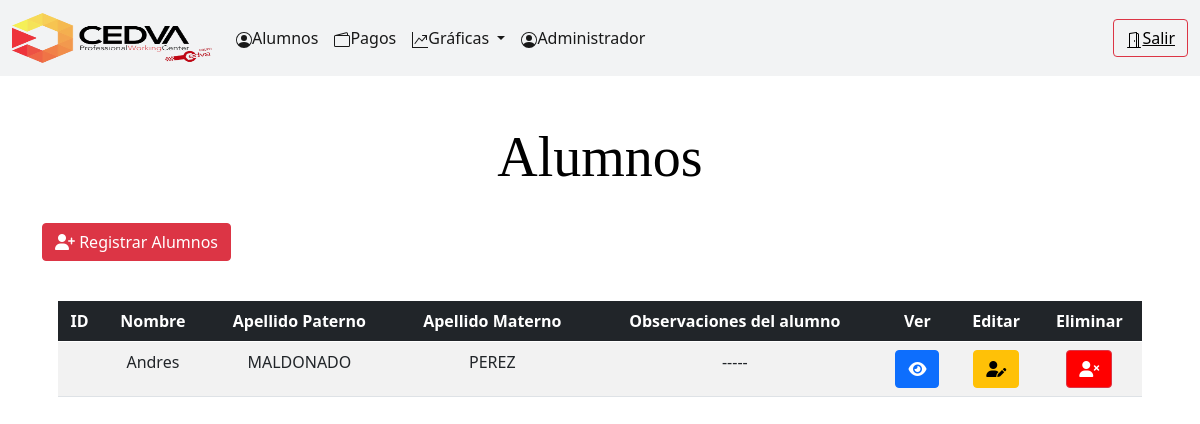
The app's page /alumnos, older data.
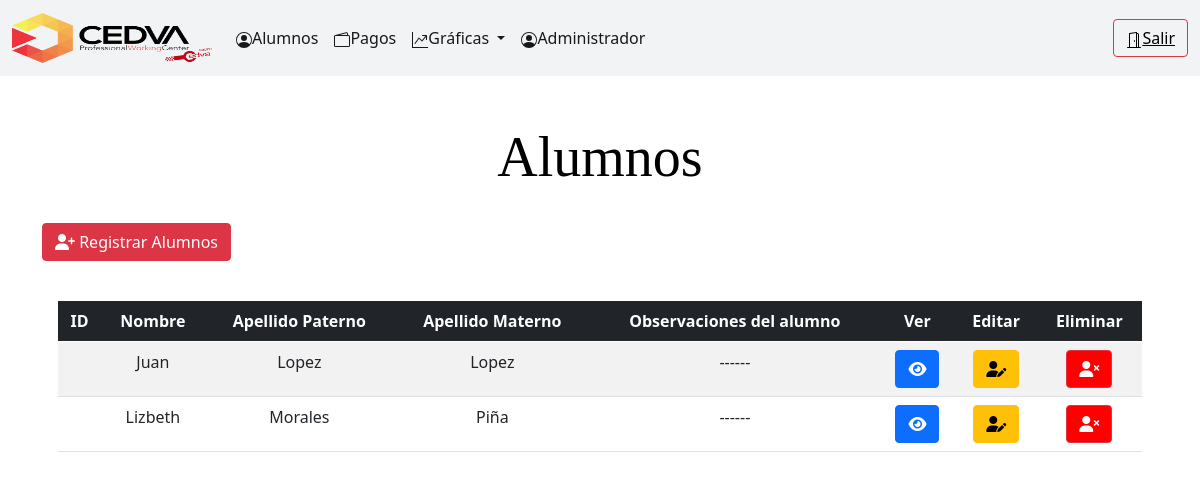
The same page, newer data.
### Cedva1/models.py (models this page shows, shortened)
class Alumno(models.Model):
	especialidad = models.ForeignKey(Especialidad, related_name="subcategories1",blank=True , null= True, on_delete=models.CASCADE )
	direccion= models.ForeignKey(Direccion, related_name="subcategories2",blank=True , null= True, on_delete=models.CASCADE )
	tutor = models.ForeignKey(Tutor, related_name="subcategories3",blank=True , null= True, on_delete=models.CASCADE )
	user = models.ForeignKey(User, blank=True , null= True, on_delete=models.CASCADE )
	matricula = models.CharField(max_length=100,blank=True)
	nombreA = models.CharField(max_length=100)
	snombreA = models.CharField(max_length=100)
	apellidoPA = models.CharField(max_length=100)
	apellidoMA = models.CharField(max_length=100)
	edad = models.IntegerField()
	convenio = models.CharField(max_length=800)
	inicioCurso = models.DateField()
	finalCurso = models.DateField()
	observaciones = models.CharField(max_length=1000)
	created=models.DateTimeField(auto_now_add=True)
	update=models.DateTimeField(auto_now_add=True)
	class Meta:
		verbose_name = "alumno"
		verbose_name_plural = "alumnos"

### AlumnosAdmin/views.py (the view)
# urls.py: path('alumnos', views.AlumnoListView.as_view(), name="alumnos"),
class AlumnoListView(ListView):
    model = Alumno
    template_name='alumnos.html'
    context_object_name='listas'

### AlumnosAdmin/templates/alumnos.html
{%extends 'director/base.html'%}
{% load static %}
{%block content%}
<div class="container">
	<br>
	<br>
	<div class="row">
		<div>
			<h1 class="display-4" align="center" style="font-family: Calisto MT; color: black;"><b>Alumnos</b></h1>
			<br>
			<div align="left">
				<a href="/registroAlumno" class="btn btn-danger" style="color: white;"><i class="fa-solid fa-user-plus"></i> Registrar Alumnos</a>
			</div>
			<br>
			<div class="card-body">
				<table class="table table-striped table-hover" id="table" align="center">
					<thead class="table-dark">
						<tr>
							<th scope="col" style="text-align: center;">ID</th>
							<th scope="col" style="text-align: center;">Nombre</th>
							<th scope="col" style="text-align: center;">Apellido Paterno</th>
							<th scope="col" style="text-align: center;">Apellido Materno</th>
							<th scope="col" style="text-align: center;">Observaciones del alumno</th>
							<th scope="col" style="text-align: center;">Ver</th>
							<th scope="col" style="text-align: center;">Editar</th>
							<th scope="col" style="text-align: center;">Eliminar</th>
						</tr>
					</thead>
					<tbody align="center">
						{% for i in listas %}
						<tr>
							<td>{{i.idalumno}}</td>
							<td>{{i.nombreA}}</td>
							<td>{{i.apellidoPA}}</td>
							<td>{{i.apellidoMA}}</td>
							<td>{{i.observaciones}}</td>
							<td><button type="button" class="btn btn-primary" ><a href="{{i.pk}}/ver"><i class="fa-solid fa-eye" style="color: white;"></i></a></button></td>
							<td><button type="button" class="btn btn-warning"><a href="{{i.pk}}/update" style="color: black;"><i class="fa-solid fa-user-pen"></i></a></button></td>
							<td><button type="button" class="btn btn-danger" style="background-color: red;" ><a href="{{i.pk}}/delete" style="color: white;"><i class="fa-solid fa-user-xmark"></i></a></button></td>
						</tr>
					{%endfor%}
					</tbody>
				</table>
			</div>
		</div>
	</div>
</div>
{%endblock%}

Row changes from the older to the newer data that the page shows:
removed Alumno: nombreA "Andres", apellidoPA "MALDONADO", apellidoMA "PEREZ", observaciones "-----"
added Alumno: nombreA "Juan", apellidoPA "Lopez", apellidoMA "Lopez", observaciones "------"
added Alumno: nombreA "Lizbeth", apellidoPA "Morales", apellidoMA "Piña", observaciones "------"
